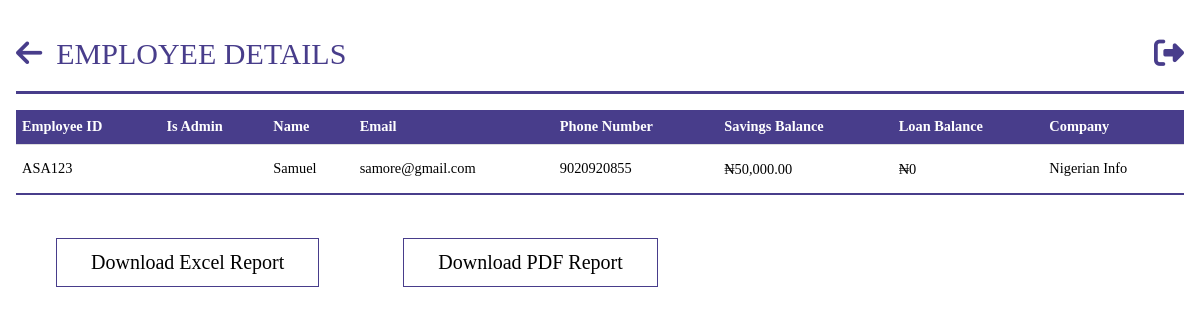
Page /persons (signed in) on the earlier database version.
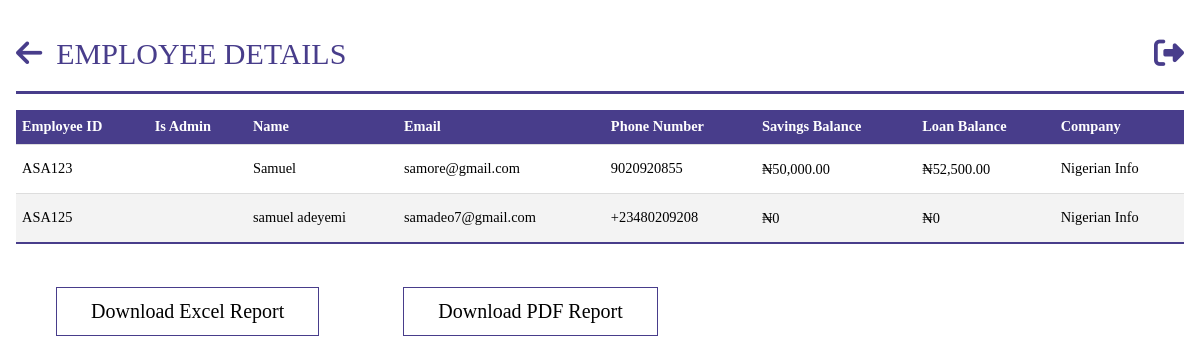
Same page on the later database version.
### models.py (models this page shows, shortened)
class Person(db.Model, UserMixin):
    __tablename__ = "persons"
    id = db.Column(db.Integer, primary_key=True)
    name = db.Column(db.String(100), nullable=False)
    role_id = db.Column(db.Integer, db.ForeignKey("roles.id"))
    email = db.Column(db.String, nullable=True, unique=True)
    password = db.Column(db.String(255), nullable=False)
    company_id = db.Column(db.Integer, db.ForeignKey("companies.id"))
    employee_id = db.Column(db.String, nullable=False, unique=True)
    phone_no = db.Column(db.String, unique=True)
    balance_bfd = db.Column(db.Float, default=0.0)
    total_balance = db.Column(db.Float, default=0.0)
    loan_balance = db.Column(db.Float, default=0.0)
    loan_balance_bfd = db.Column(db.Float, default=0.0)
    loans = db.relationship("Loan", backref="person")
    payments_made = db.relationship("SavingPayment", backref="payer", lazy=True)
    loan_payments_made = db.relationship("LoanPayment", backref="payer", lazy=True)

class Company(db.Model):
    __tablename__ = "companies"
    id = db.Column(db.Integer, primary_key=True)
    name = db.Column(db.String(100), nullable=False, unique=True)
    balance_bfd = db.Column(db.Float, default=0.0)
    amount_accumulated = db.Column(db.Float, default=0.0)
    payments_made = db.relationship("BankPayment", backref="company_payer", lazy=True)
    employees = db.relationship("Person", backref="company", lazy=True)

### app.py (the view)
@app.route("/persons", methods=["GET"])
@login_required
@role_required(["Admin", "Secretary", "Sub-Admin"])
def get_persons():
    persons = query.get_persons()
    total_loan = sum(person.loan_balance for person in persons)
    total_savings = sum(person.total_balance for person in persons)
    return render_template(
        "query/person.html",
        persons=persons,
        total_loan=total_loan,
        total_savings=total_savings,
    )

### app.py (called while the page is built)
@login_manager.user_loader
def load_user(person_id):
    return Person.query.get(person_id)

def role_required(roles_required):
    def decorator(view_func):
        @wraps(view_func)
        def wrapper(*args, **kwargs):
            if not current_user.is_authenticated:
                flash("You must be logged in to access this page.", "error")
                return redirect(url_for("login"))
            user_role = current_user.role
            if user_role.name not in roles_required:
                flash("You don't have the required role to access this page.", "error")
                return redirect(
                    url_for("dashboard")
                )  # Change this to your desired redirect
            return view_func(*args, **kwargs)
        return wrapper
    return decorator

@app.before_request
def before_request():
    g.user = current_user

@app.template_filter("currency")
@login_required
def currency(value):
    modified_value = format_currency(value)  # Modify the value as needed
    return modified_value

### queries.py (called while the page is built)
    def get_persons(self):
        person = Person.query.all()
        return person

### templates/query/person.html (shortened to what this page needs)
{%extends 'base.html' %}
{% block header%}
EMPLOYEE DETAILS
{% endblock  %}
{% block anchor%}
<a href="{{ url_for('queries') }}" id='arrow'><i class="fa-solid fa-arrow-left"></i></a>
{% endblock  %}
{%block content%}
<body id="person">
    <table class="tab-content">
        <tbody>
            <tr>
                <th>Employee ID</th>
                <th>Is Admin</th>
                <th>Name</th>
                <th>Email</th>
                <th>Phone Number</th>
                <th>Savings Balance</th>
                <th>Loan Balance</th>
                <th>Company </th>
            </tr>
            {%for person in persons%}
            <tr>
                <td>{{ person.employee_id }}</td>
                <td>{{ person.is_admin }}</td>
                <td>{{ person.name }}</td>
                <td>{{ person.email }}</td>
                <td>{{ person.phone_no }}</td>
                <td><a href="{{url_for('savings_account',person_id=person.id)}}">{{ person.total_balance | currency}}</a></td>
                <td><a href="{{url_for('loan_account',person_id=person.id)}}">{{ person.loan_balance | currency}}</a></td>
                <td>{{ person.company.name }}</td>
            </tr>
            {%endfor%}
        </tbody>
    </table>
    <button id="downloadExcelButton">Download Excel Report</button>
    <button id="downloadPdfButton">Download PDF Report</button>
</body>
{%endblock%}

Differences in the rows shown:
changed Person "ASA123": loan_balance "₦0" → "₦52,500.00"
added Person: employee_id "ASA125", name "samuel adeyemi", email "samadeo7@gmail.com", phone_no "+23480209208", total_balance "₦0", loan_balance "₦0", company.name "Nigerian Info"
